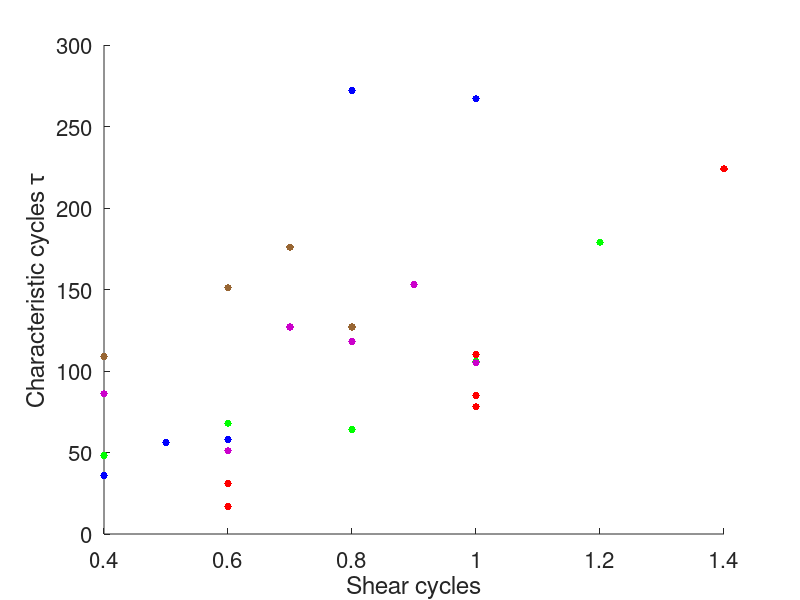
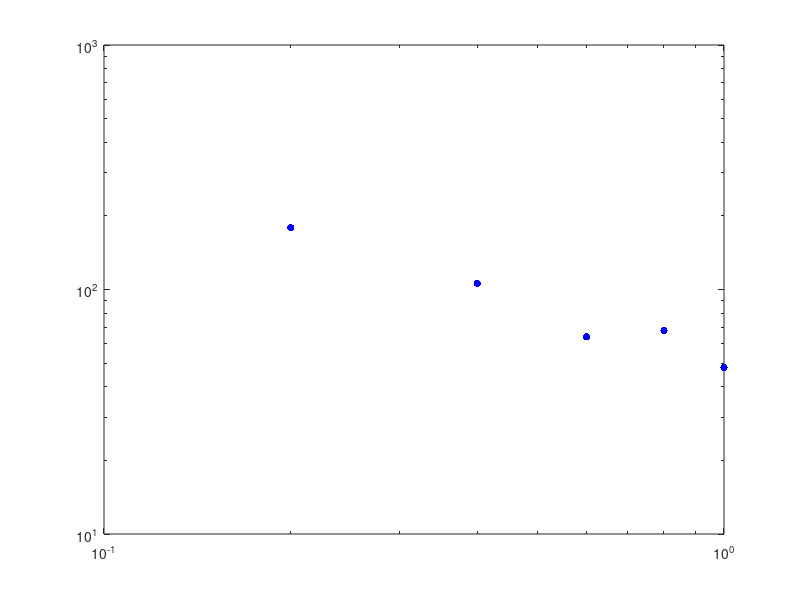

Here is the MATLAB script that generated these plots, in order: (Note: this script raises an error after producing the figures.)
% plot lifetime vs amplitude
%
% Author: Eric
% Date: 6-8-18
%
% Mod History:
% v3 (1/14/18): Nonlinear least squares fit for critical strain. Also try
% combining data sets before fitting

% Conversion from volts to strain
v2s = 4.1/30.;

% 10-10-18 data
% amplitudes in V
amplitudes1010 = [0.8 0.9 1.1];
% lifetimes in shear cycles
lifetimes1010 = [88 114 378];

% 10-10-18 data
% amplitudes in V
amplitudes1010_ext = [0.8 0.9 1.1];
% lifetimes in shear cycles
lifetimes1010_ext = [88 114 378];


% 10-1-18 data
% amplitudes in V
amplitudes101 = [0.1 0.2 0.4 0.6 0.7 0.8 1.0];
% lifetimes in shear cycles
lifetimes101 = [1 76 104 192 142 216 142];


% 10-1-18 data -- first 4 runs taken
% amplitudes in V 
amplitudes101_4 = [0.1 0.4 0.6 0.8];
% lifetimes in shear cycles
lifetimes101_4 = [1 104 192 216];

% 8-29-18 data
% amplitudes in V
amplitudes829 = [0.4 0.6 0.7 0.8 0.9 1.0];
% lifetimes in shear cycles
lifetimes829 = [86 51 127 118 153 105];

% 8-15-18 data
% amplitudes in V
amplitudes815 = [0.4 0.6 0.7 0.8];
% lifetimes in shear cycles
lifetimes815 = [109 151 176 127];

% 6-28-18 data
% amplitudes in V
amplitudes628 = [0.4 0.6 0.8 1.0 1.2];
% lifetimes in shear cycles
lifetimes628 = [48 68 64 106 179];


%%%% NOTE: only 5-21 and 6-3 with lower volume fraction gel
% 6-3-18 data
% lifetimes in shear cycles
lifetimes63 = [36 56 58 272 267];
% amplitudes in V
amplitudes63 = [0.4 0.5 0.6 0.8 1.0];

% 5-21-18 data
amplitudes521 = [0.1 0.4 0.6 0.6 0.8 1.0 1.0 1.0 1.4];
lifetimes521 = [31 110 17 31 248 78 85 118 224];

% 5-21-18 first 8 data taken
amplitudes521_8 = [0.6 0.6 1.0 1.0 1.0 1.4];
lifetimes521_8 = [17 31 78 85 110 224];

% 5-21-18 only triain well
amplitudes521_well = [0.1 0.6 1.0 1.0 1.0 1.4];
lifetimes521_well = [22 29 78 85 110 224];

figure;
hold on
plot(amplitudes63, lifetimes63,'b.', 'MarkerFaceColor', 'b', 'MarkerSize', 16);
% plot(amplitudes521, lifetimes521,'b.', 'MarkerFaceColor', 'b', 'MarkerSize', 12);
plot(amplitudes521_8, lifetimes521_8,'r.', 'MarkerFaceColor', 'r', 'MarkerSize', 16);
plot(amplitudes628, lifetimes628,'g.', 'MarkerFaceColor', 'g', 'MarkerSize', 16);
plot(amplitudes815, lifetimes815,'.', 'Color', [153, 102, 51]/256,'MarkerSize', 16);
plot(amplitudes829, lifetimes829,'.', 'Color', [204, 0, 204]/256,'MarkerSize', 16);


% plot(amplitudes101, lifetimes101, '.', 'Color', [51, 153, 51]/256,'MarkerSize', 16);

% title('Training','FontSize', 20);
xlabel('Shear cycles','FontSize', 18);
ylabel('Characteristic cycles \tau','FontSize', 18);
% ylim([0.02 0.05])
% xlim([0 550])
% axis([0 max(t) 0.02 0.14]);

xt = get(gca,'XTick');
set(gca, 'FontSize', 16)

hold off

%%%%%%%%%%%%%
%% Fit to power law
% lifetimes to fit

% life = lifetimes829(1:end);
% gam = amplitudes829(1:end);
% gc = 1.1;

life = lifetimes628(1:end);
gam = amplitudes628(1:end);
gc = 1.4;

% life = lifetimes63(1:end-1);
% gam = amplitudes63(1:end-1);
% gc = 0.9;

% life = lifetimes521_well(1:end-1);
% gam = amplitudes521_well(1:end-1);
% gc = 1.2;

% life = lifetimes101_4(1:end);
% gam = amplitudes101_4(1:end);
% gc = 0.75;

% life = lifetimes1010(1:end);
% gam = amplitudes1010(1:end);
% gc = 1.2;

% Combined lifetimes
% life = [lifetimes1010(1:end), lifetimes628(1:end)];
% gam = [amplitudes1010(1:end)+0.2, amplitudes628(1:end)];
% gc = 1.4;

% life = [lifetimes521_well(1:end-1), lifetimes63(1:end-1)];
% gam = [amplitudes521_well(1:end-1)-0.3, amplitudes63(1:end-1)];
% gc = 0.9;

figure;
loglog(gc-gam, life,'b.', 'MarkerFaceColor', 'b', 'MarkerSize', 16);
% figure;
% plot(log10(gc-gam), log10(life), 'b.', 'MarkerFaceColor', 'b', 'MarkerSize', 16);

myfit = fit(log10((gc-gam))', log10(life)', 'poly1');
fit_coeffs = coeffvalues(myfit);

figure;
hold on
plot(log10(gc-gam), fit_coeffs(1)* log10(gc-gam) + fit_coeffs(2))
plot(log10(gc-gam), log10(life),'b.', 'MarkerFaceColor', 'b', 'MarkerSize', 16)
xlabel('Log \gamma-\gamma_c','FontSize', 16);
ylabel('Log Lifetime \tau','FontSize', 16);
hold off

% wrong!
% figure;
% xs = 0.01: 0.01: 0.07;
% hold on
% loglog(gc-gam, life,'b.', 'MarkerFaceColor', 'b', 'MarkerSize', 16);
% plot(xs,exp(fit_coeffs(1)* log(xs)) + fit_coeffs(2))
% hold off 

% plot lifetimes with power law fit
figure;
xs = logspace(log10(0.1), log10(gc-.05));
hold on
plot(amplitudes63(1:end-1), lifetimes63(1:end-1),'b.', 'MarkerFaceColor', 'b', 'MarkerSize', 16);
plot(amplitudes521_well(1:end-1)-0.3, lifetimes521_well(1:end-1),'r.', 'MarkerFaceColor', 'r', 'MarkerSize', 16);
% plot(amplitudes628, lifetimes628,'g.', 'MarkerFaceColor', 'g', 'MarkerSize', 16);
% plot(amplitudes101_4, lifetimes101_4,'g.', 'MarkerFaceColor', 'g', 'MarkerSize', 16);
% plot(amplitudes1010, lifetimes1010, 'g.', 'MarkerFaceColor', 'g', 'MarkerSize', 16);
plot(xs, 10^(fit_coeffs(2))*(gc-xs).^(fit_coeffs(1)), 'r')
% xlim([0 1.0])

ylim([0 400])
hold off

xlabel('Strain (V)','FontSize', 18);
ylabel('Lifetime \tau','FontSize', 18);


%% figure shifting to plot gamma_c - gamma
figure;
xs = logspace(log10(0.1), log10(gc-.05));
hold on
plot(xs - gc, 10^(fit_coeffs(2))*(gc-xs).^(fit_coeffs(1)), 'r')
plot(amplitudes63(1:end-1) - gc, lifetimes63(1:end-1),'b.', 'MarkerFaceColor', 'b', 'MarkerSize', 16);
plot(amplitudes521_well(1:end-1) -gc - 0.3, lifetimes521_well(1:end-1),'r.', 'MarkerFaceColor', 'r', 'MarkerSize', 16);
% plot(amplitudes628 - gc, lifetimes628,'.', 'Color', [255, 153, 0]/256, 'MarkerSize', 16);
% plot(amplitudes829-gc+0.2, lifetimes829,'.', 'Color', [0, 255, 0]/256,'MarkerSize', 16);
% plot(amplitudes815-gc+0.4, lifetimes815,'.', 'Color', [102, 51, 0]/256,'MarkerSize', 16);
% plot(amplitudes101(2:6)-gc+0.5, lifetimes101(2:6),'.', 'Color', [51, 153, 51]/256, 'MarkerSize', 16);
% plot(amplitudes1010-gc+0.2, lifetimes1010,'.', 'Color', 'k', 'MarkerSize', 16);
xlim([-1.4 0.2])

ylim([0 400])
hold off

xlabel('\gamma_c - \gamma (V)','FontSize', 18);
ylabel('Lifetime \tau','FontSize', 18);

%%
% with fixed strain units
figure;
xs = logspace(log10(0.1), log10(gc-.05));
hold on
plot((xs - gc)*v2s, 10^(fit_coeffs(2))*(gc-xs).^(fit_coeffs(1)), 'r')
% plot((amplitudes63(1:end-1) - gc)*v2s, lifetimes63(1:end-1),'b.', 'MarkerFaceColor', 'b', 'MarkerSize', 16);
% plot((amplitudes521_well(1:end-1) -gc-0.3)*v2s, lifetimes521_well(1:end-1),'r.', 'MarkerFaceColor', 'r', 'MarkerSize', 16);
plot((amplitudes628 - gc)*v2s, lifetimes628,'.', 'Color', [255, 153, 0]/256, 'MarkerSize', 16);
% plot((amplitudes829-gc+0.2)*v2s, lifetimes829,'.', 'Color', [0, 255, 0]/256,'MarkerSize', 16);
% plot((amplitudes815-gc+0.4)*v2s, lifetimes815,'.', 'Color', [102, 51, 0]/256,'MarkerSize', 16);
% plot((amplitudes101(2:6)-gc+0.5)*v2s, lifetimes101(2:6),'.', 'Color', [51, 153, 51]/256, 'MarkerSize', 16);
plot((amplitudes1010-gc+0.2)*v2s, lifetimes1010,'.', 'Color', [255, 0, 255]/256, 'MarkerSize', 16);
% plot((amplitudes1010_ext-gc+0.2)*v2s, lifetimes1010_ext,'.', 'Color', [255, 0, 255]/256, 'MarkerSize', 16);
% xlim([-1.4 0.2])

ylim([0 400])
hold off

xlabel('\gamma_c - \gamma','FontSize', 18);
ylabel('Lifetime \tau','FontSize', 18);

%% Create Custom Nonlinear Models and Specify Problem Parameters and Independent Variables

life2fit = life;
gam2fit = gam*v2s;


% Set estimates
a_0 = 40;
gc_0 = 1.4;
nu_0 = 0.85;
vars_0 = [a_0 gc_0 nu_0];

% Set bounds
lb = [2 0.8 0.2];
ub = [1000 1.8 2];

% Define fit
myfittype = fittype('a*(gc-gam)^(-nu)', 'dependent', {'tau'}, 'independent', {'gam'},...
    'coefficients', {'a', 'gc', 'nu'});

% Run fitting
nl_fit = fit(gam2fit', life2fit', myfittype, 'Lower', lb, 'Upper', ub, 'StartPoint', vars_0);
fit_coeffs = coeffvalues(nl_fit);
conf_ints = confint(nl_fit);

% Manually designate points from fit (for plotting)
xx = min(gam2fit):0.001:max(gam2fit);
fit_points = fit_coeffs(1) * (fit_coeffs(2)-xx).^(-fit_coeffs(3));

figure;
hold on
plot(xx-fit_coeffs(2), fit_points, 'r', 'LineWidth', 2)
plot(gam2fit-fit_coeffs(2), life2fit,'b.', 'MarkerFaceColor', 'b', 'MarkerSize', 14)
% title('Training','FontSize', 20);
xlabel('\gamma_c - \gamma','FontSize', 18);
ylabel('Lifetime \tau','FontSize', 18);
xt = get(gca,'XTick');
set(gca, 'FontSize', 16)
legend('off')
hold off

% % Plot fixing strain units
% figure;
% hold on
% plot((xx-fit_coeffs(2))*v2s, fit_points, 'r', 'LineWidth', 2)
% plot((gam2fit-fit_coeffs(2))*v2s, life2fit,'b.', 'MarkerFaceColor', 'b', 'MarkerSize', 14)
% % title('Training','FontSize', 20);
% xlabel('\gamma_c - \gamma','FontSize', 18);
% ylabel('Lifetime \tau','FontSize', 18);
% xt = get(gca,'XTick');
% set(gca, 'FontSize', 16)
% legend('off')
% hold off

% %% Fix strain units
% 
% figure;
% loglog((gc-gam)*v2s, life,'b.', 'MarkerFaceColor', 'b', 'MarkerSize', 16);
% % figure;
% % plot(log10(gc-gam), log10(life), 'b.', 'MarkerFaceColor', 'b', 'MarkerSize', 16);
% 
% myfit = fit(log10((gc-gam))', log10(life)', 'poly1');
% fit_coeffs = coeffvalues(myfit);
% 
% figure;
% hold on
% plot(log10((gc-gam)*v2s), fit_coeffs(1)* log10(gc-gam) + fit_coeffs(2))
% plot(log10((gc-gam)*v2s), log10(life),'b.', 'MarkerFaceColor', 'b', 'MarkerSize', 16)
% xlabel('Log \gamma-\gamma_c','FontSize', 16);
% ylabel('Log Lifetime \tau','FontSize', 16);
% hold off
% 
% % plot lifetimes with power law fit IN STRAIN UNITS
% figure;
% xs = logspace(log10(0.1), log10(gc-.05));
% hold on
% plot(amplitudes63*v2s, lifetimes63,'b.', 'MarkerFaceColor', 'b', 'MarkerSize', 16);
% % plot(amplitudes521_well, lifetimes521_well,'r.', 'MarkerFaceColor', 'r', 'MarkerSize', 16);
% % plot(amplitudes628, lifetimes628,'g.', 'MarkerFaceColor', 'g', 'MarkerSize', 16);
% plot(xs*v2s, 10^(fit_coeffs(2))*(gc-xs).^(fit_coeffs(1)), 'r')
% xlim([0 .16])
% 
% ylim([0 400])
% hold off
% 
% xlabel('Training strain (\gamma_0)','FontSize', 18);
% ylabel('Lifetime \tau','FontSize', 18);
% 
% % figure shifting to plot gamma_c - gamma
% figure;
% xs = logspace(log10(0.1), log10(gc-.05));
% hold on
% plot((amplitudes63 - gc+0.3)*v2s, lifetimes63,'b.', 'MarkerFaceColor', 'b', 'MarkerSize', 16);
% plot((amplitudes521_well -gc)*v2s, lifetimes521_well,'r.', 'MarkerFaceColor', 'r', 'MarkerSize', 16);
% plot((xs - gc)*v2s, 10^(fit_coeffs(2))*(gc-xs).^(fit_coeffs(1)), 'r')
% % plot(amplitudes628 - gc, lifetimes628,'.', 'Color', [255, 153, 0]/256, 'MarkerSize', 16);
% % plot(amplitudes829-gc+0.2, lifetimes829,'.', 'Color', [0, 255, 0]/256,'MarkerSize', 20);
% % plot(amplitudes815-gc+0.4, lifetimes815,'.', 'Color', [102, 51, 0]/256,'MarkerSize', 20);
% % plot(amplitudes101(2:6)-gc+0.5, lifetimes101(2:6),'.', 'Color', 'b', 'MarkerSize', 20);
% % xlim([-1.0 0.4])
% 
% ylim([0 400])
% hold off
% 
% xlabel('\gamma_c - \gamma','FontSize', 18);
% ylabel('Lifetime \tau','FontSize', 18);
% 
% %% Plotting with vertical lines (can move parts of this up if wanted)
% 
% figure;
% hold on
% plot(amplitudes63, lifetimes63,'b.', 'MarkerFaceColor', 'b', 'MarkerSize', 16);
% % plot(amplitudes521_8, lifetimes521_8,'r.', 'MarkerFaceColor', 'r', 'MarkerSize', 12);
% plot(amplitudes521_well, lifetimes521_well,'r.', 'MarkerFaceColor', 'r', 'MarkerSize', 16);
% plot(amplitudes628, lifetimes628,'g.', 'MarkerFaceColor', 'g', 'MarkerSize', 16);
% 
% % title('Training','FontSize', 20);
% xlabel('Training strain (V)','FontSize', 18);
% ylabel('lifetimes','FontSize', 18);
% % ylim([0.02 0.05])
% % xlim([0 550])
% % axis([0 max(t) 0.02 0.14]);
% 
% % % Plot vertical line for training amplitude
% trainingAmplitude = 0.9;
% plot(ones(100,1) * trainingAmplitude, linspace(1, 500, 100), 'b--');
% trainingAmplitude = 1.2;
% plot(ones(100,1) * trainingAmplitude, linspace(1, 500, 100), 'r--');
% 
% trainingAmplitude = 1.4;
% plot(ones(100,1) * trainingAmplitude, linspace(1, 500, 100), 'g--');
% 
% xt = get(gca,'XTick');
% set(gca, 'FontSize', 16)
% 
% hold off
% 
% %%%%%%% Fixing volts to strain
% figure;
% hold on
% plot(amplitudes63*v2s, lifetimes63,'b.', 'MarkerFaceColor', 'b', 'MarkerSize', 16);
% % plot(amplitudes521_8, lifetimes521_8,'r.', 'MarkerFaceColor', 'r', 'MarkerSize', 12);
% plot(amplitudes521_well*v2s, lifetimes521_well,'r.', 'MarkerFaceColor', 'r', 'MarkerSize', 16);
% plot(amplitudes628*v2s, lifetimes628,'g.', 'MarkerFaceColor', 'g', 'MarkerSize', 16);
% 
% plot(amplitudes829*v2s, lifetimes829,'.', 'Color', [204, 0, 204]/256,'MarkerSize', 16);
% plot(amplitudes815*v2s, lifetimes815,'.', 'Color', [153, 102, 51]/256,'MarkerSize', 16);
% 
% % title('Training','FontSize', 20);
% xlabel('Training strain \gamma_0','FontSize', 18);
% ylabel('Lifetime \tau','FontSize', 18);
% % ylim([0.02 0.05])
% % xlim([0 550])
% % axis([0 max(t) 0.02 0.14]);
% 
% % % Plot vertical line for training amplitude
% trainingAmplitude = 0.9*v2s;
% plot(ones(100,1) * trainingAmplitude, linspace(1, 500, 100), 'b--');
% trainingAmplitude = 1.2*v2s;
% plot(ones(100,1) * trainingAmplitude, linspace(1, 500, 100), 'r--');
% 
% trainingAmplitude = 1.4*v2s;
% plot(ones(100,1) * trainingAmplitude, linspace(1, 500, 100), 'g--');
% 
% xt = get(gca,'XTick');
% set(gca, 'FontSize', 16)
% 
% hold off
% 
% %%%%%%%%%%%%%%%%%%%%%%%%%%%%%%%%%%%%%
% % Attempt at using nonlinear least squares to fit for gamma_c
